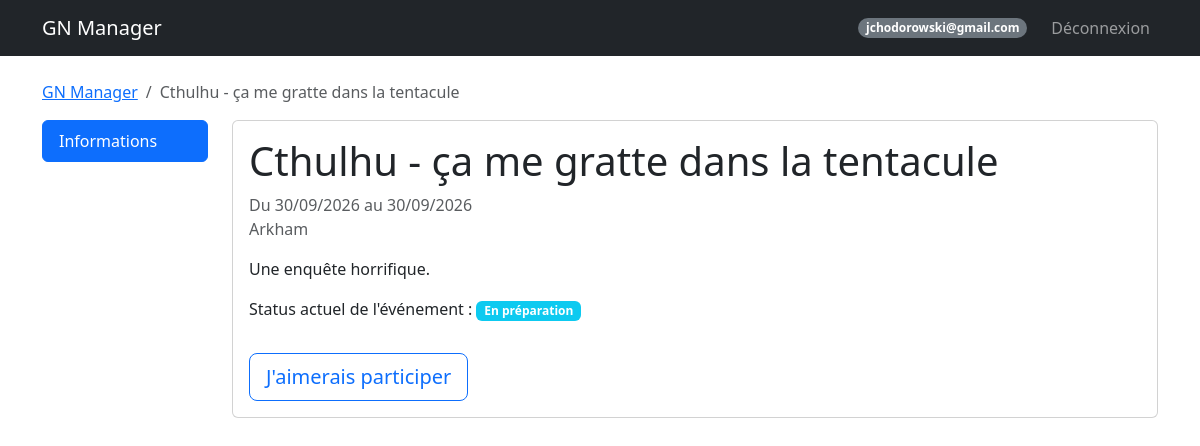
The app's page /event/2 (signed in), older data.
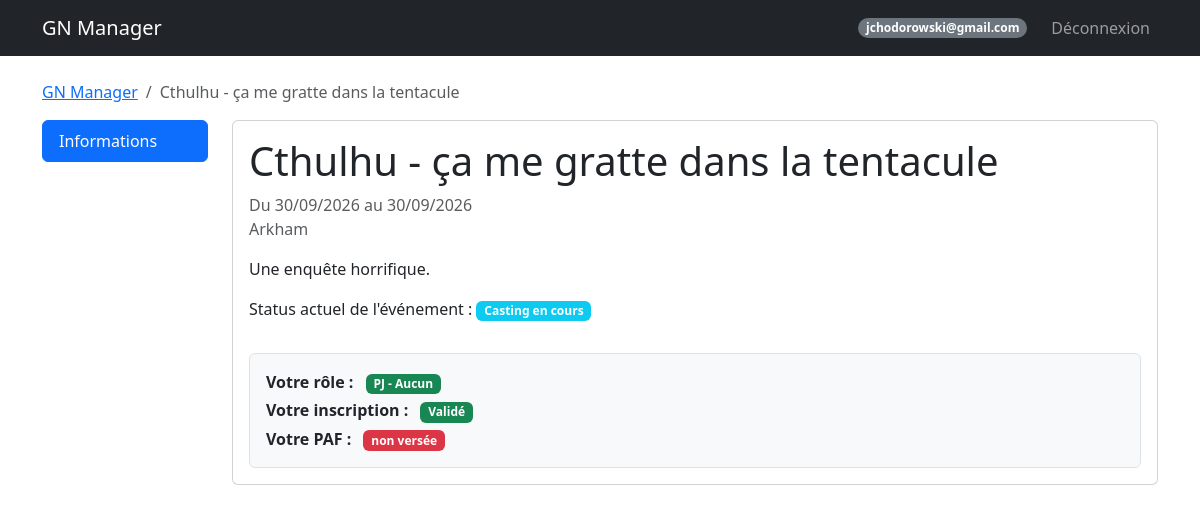
The same page, newer data.
### models.py (models this page shows, shortened)
class Event(db.Model):
    id = db.Column(db.Integer, primary_key=True)
    name = db.Column(db.String(100), nullable=False)
    description = db.Column(db.Text)
    date_start = db.Column(db.DateTime, nullable=False)
    date_end = db.Column(db.DateTime, nullable=False)
    location = db.Column(db.String(200))
    background_image = db.Column(db.String(200))
    visibility = db.Column(db.String(20), default='public')  # public, private
    organizer_structure = db.Column(db.String(100))
    org_link_url = db.Column(db.String(255))
    org_link_title = db.Column(db.String(100))
    google_form_url = db.Column(db.String(255))
    external_link = db.Column(db.String(255))
    statut = db.Column(db.String(50), default='En préparation')
    groups_config = db.Column(db.Text, default='{"PJ": ["Peu importe"], "PNJ": ["Peu importe"], "Organisateur": ["Peu importe"]}')

class Participant(db.Model):
    id = db.Column(db.Integer, primary_key=True)
    event_id = db.Column(db.Integer, db.ForeignKey('event.id'), nullable=False)
    user_id = db.Column(db.Integer, db.ForeignKey('user.id'), nullable=False)
    type = db.Column(db.String(50))  # Organisateur, PJ, PNJ
    group = db.Column(db.String(50))
    role_id = db.Column(db.Integer, db.ForeignKey('role.id', use_alter=True, name='fk_participant_role'), nullable=True)
    role_communicated = db.Column(db.Boolean, default=False)
    role_received = db.Column(db.Boolean, default=False)
    registration_status = db.Column(db.String(50), default='À valider')
    paf_status = db.Column(db.String(20), default='non versée')  # non versée, partielle, versée, erreur
    payment_method = db.Column(db.String(50))
    payment_amount = db.Column(db.Float, default=0.0)
    payment_comment = db.Column(db.Text)
    comment = db.Column(db.Text)
    custom_image = db.Column(db.String(200))
    user = db.relationship('User', backref='participations')
    event = db.relationship('Event', backref='participants')
    role = db.relationship('Role', foreign_keys=[role_id], backref='participants_with_role')

### routes/event_routes.py (the view)
@event_bp.route('/event/<int:event_id>')
@login_required
def detail(event_id):
    event = Event.query.get_or_404(event_id)
    participant = Participant.query.filter_by(event_id=event.id, user_id=current_user.id).first()
    is_organizer = participant and participant.type.lower() == ParticipantType.ORGANISATEUR.value.lower()
    groups_config = json.loads(event.groups_config or '{}')
    breadcrumbs = [
        ('GN Manager', '/dashboard'),
        (event.name, '#')  # Page actuelle
    ]
    return render_template('event_detail.html', event=event, participant=participant, is_organizer=is_organizer, groups_config=groups_config, breadcrumbs=breadcrumbs)

### templates/event_detail.html (shortened to what the changed rows need)
{% extends "base.html" %}
{% block content %}
<div class="row">
    <div class="col-md-10">
        <div class="tab-content" id="nav-tabContent">
            <div class="tab-pane fade show active" id="list-info" role="tabpanel">
                <div class="card mb-4">
                    <div class="card-body">
                        <h1 class="card-title">{{ event.name }}</h1>
                        <p class="text-muted">
                            Du {{ event.date_start.strftime('%d/%m/%Y') }} au {{ event.date_end.strftime('%d/%m/%Y')
                            }}<br>
                            {{ event.location }}
                        </p>
                        <p class="mt-3">{{ event.description }}</p>
                        <p>Status actuel de l'événement : <span class="badge bg-info">{{ event.statut }}</span></p>
                        {% if participant %}
                        {% if participant.type %}
                        {% set badge_class = "bg-secondary" %}
                        {% if participant.type.lower() == 'organisateur' %}
                        {% set badge_class = "bg-danger" %}
                        {% elif participant.type == 'PJ' %}
                        {% set badge_class = "bg-success" %}
                        {% elif participant.type == 'PNJ' %}
                        {% set badge_class = "bg-primary" %}
                        {% endif %}
                        {% set reg_class = "bg-secondary" %}
                        {% if participant.registration_status == 'Validé' %}{% set reg_class = "bg-success" %}
                        {% elif participant.registration_status == 'Rejeté' %}{% set reg_class = "bg-danger" %}
                        {% elif participant.registration_status in ['En attente', 'À valider'] %}{% set reg_class =
                        "bg-warning text-dark" %}
                        {% endif %}
                        {% set paf_class = "bg-secondary" %}
                        {% if participant.paf_status == 'versée' %}{% set paf_class = "bg-success" %}
                        {% elif participant.paf_status == 'partielle' %}{% set paf_class = "bg-warning text-dark" %}
                        {% elif participant.paf_status == 'non versée' %}{% set paf_class = "bg-danger" %}
                        {% endif %}
                        <div class="border rounded p-3 bg-light mt-3">
                            <p class="mb-1">
                                <strong>Votre rôle :</strong>
                                <span class="badge {{ badge_class }} ms-2">
                                    {{ participant.type }}
                                    {% if participant.group and participant.group != 'Peu importe' %}
                                    - {{ participant.group }}
                                    {% endif %}
                                </span>
                            </p>
                            <p class="mb-1">
                                <strong>Votre inscription :</strong>
                                <span class="badge {{ reg_class }} ms-2">{{ participant.registration_status }}</span>
                            </p>
                            <p class="mb-0">
                                <strong>Votre PAF :</strong>
                                <span class="badge {{ paf_class }} ms-2">{{ participant.paf_status }}</span>
                            </p>
                        </div>
                        {% endif %}
                        {% else %}
                        {% if event.statut == 'Inscriptions ouvertes' %}
                        <button type="button" class="btn btn-success btn-lg" data-bs-toggle="modal"
                            data-bs-target="#joinModal">
                            Rejoindre l'événement
                        </button>
                        {% elif event.statut in ['En préparation', 'Inscriptions fermées', 'Casting en cours',
                        'Casting terminé', 'Rôles en cours de préparation', 'Rôles en cours d\'envois', 'Rôles
                        envoyés, préparatifs de l\'événement'] %}
                        <button type="button" class="btn btn-outline-primary btn-lg" data-bs-toggle="modal"
                            data-bs-target="#joinModal">
                            J'aimerais participer
                        </button>
                        {% endif %}
                        {% endif %}
                    </div>
                </div>
            </div>
        </div>
    </div>
</div>
    {% endblock %}

### templates/base.html (shortened to what this page needs)
<!DOCTYPE html>
<html lang="fr">
<head>
    <link href="https://cdn.jsdelivr.net/npm/bootstrap@5.3.0/dist/css/bootstrap.min.css" rel="stylesheet">
    <link rel="stylesheet" href="https://cdn.jsdelivr.net/npm/bootstrap-icons@1.11.3/font/bootstrap-icons.min.css">
</head>
<body>
    <nav class="navbar navbar-expand-lg navbar-dark bg-dark">
        <div class="container">
            <a class="navbar-brand" href="/">GN Manager</a>
            {% if current_user.is_authenticated %}
            <div class="navbar-nav ms-auto align-items-center">
                <span class="badge bg-secondary rounded-pill me-3">{{ current_user.email }}</span>
                <a class="nav-link" href="/logout">Déconnexion</a>
            </div>
            {% endif %}
        </div>
    </nav>
    <div class="container mt-4">
        {% if breadcrumbs %}
        <nav aria-label="breadcrumb">
            <ol class="breadcrumb">
                {% for label, url in breadcrumbs %}
                {% if loop.last %}
                <li class="breadcrumb-item active" aria-current="page">{{ label }}</li>
                {% else %}
                <li class="breadcrumb-item"><a href="{{ url }}">{{ label }}</a></li>
                {% endif %}
                {% endfor %}
            </ol>
        </nav>
        {% endif %}
        {% block content %}{% endblock %}
</body>
</html>

Row changes from the older to the newer data that the page shows:
changed Event "Cthulhu - ça me gratte dans la tentacule": statut "En préparation" → "Casting en cours"
added Participant: type "PJ", group "Aucun", registration_status "Validé", paf_status "non versée"
Text that changed along with them:
text no longer shown: "J'aimerais participer"
text now shown: "Votre rôle : - Votre inscription : Votre PAF :"
